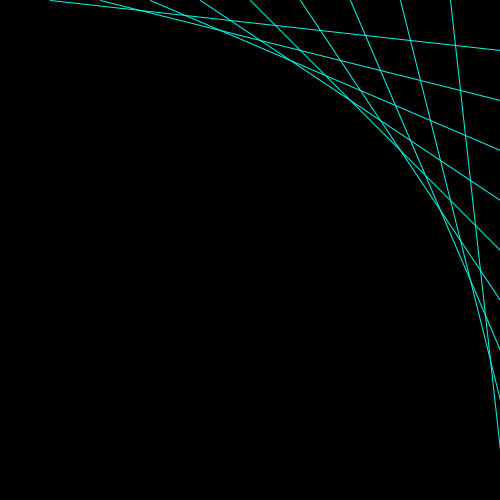
Frame 1 (no input)
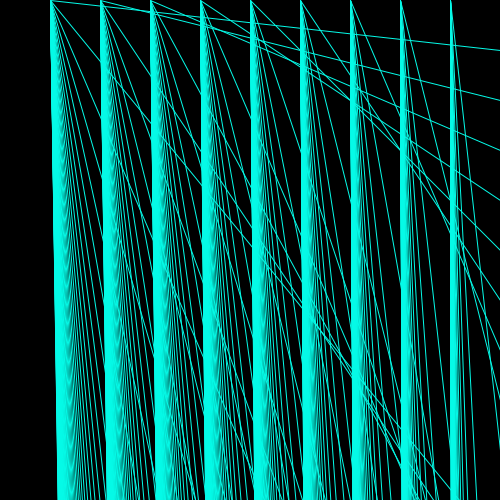
Frame 60 (the mouse pressed at the canvas centre just before this capture)
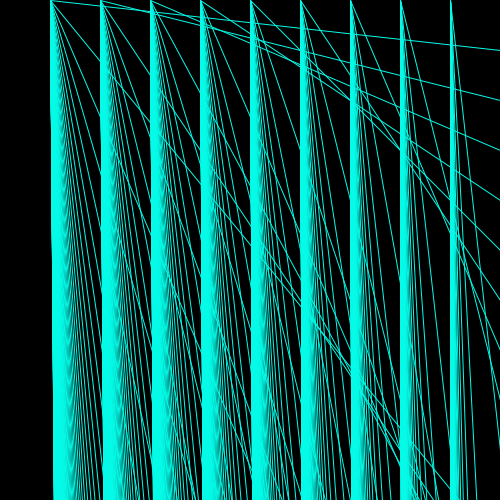
Frame 120 (the mouse held since frame 60 and released just before this capture)

The Processing sketch that drew these frames (run headless with seeded random() and noise(); from frame 60 on, the mouse is pressed at the canvas centre):

// Processing sketch: processing_38325
// ── processing_38325.pde

int startX;
int startY= 0;
int endX = 500;
int endY = 0;
//int spacing = 50;

void setup() {
  size(500, 500);
  background(0, 0, 0);
  //strokeWeight(1);
  //smooth();
}

void draw() {
  for (int startX = 0; startX<=450; startX = startX + 50) {
      stroke(#05FAE7);
      line (startX + 50, 0, endX, endY = endY+50);
    }
  }
